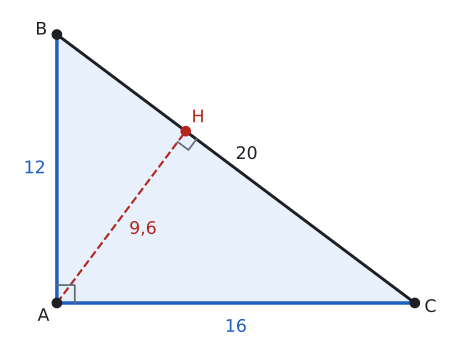

The Python source for this figure:
import sys; sys.path.insert(0, "tools")
from cizim import *

# Örnek 3: A'da dik; |AB| = 12, |AC| = 16, |BC| = 20; hipotenüse ait yükseklik 9,6.
P = lambda x, y: np.array([float(x), float(y)])
uz = lambda X, Y: float(np.linalg.norm(X - Y))
def dik(K, X, Y, r):
    """K köşesinde KX ile KY arasındaki dik açı işareti (r: kenar boyu)."""
    a_ = (X - K) / uz(X, K) * r; b_ = (Y - K) / uz(Y, K) * r
    ax.plot(*zip(K + a_, K + a_ + b_, K + b_), color=SOLUK, lw=1.3)
def kenar(X, Y, metin, G, d, renk=YAZI, fs=13):
    """[XY] kenarının ortasına, G'den uzak yana d kadar açıkta etiket."""
    M = (X + Y) / 2; t = (Y - X) / uz(X, Y); n = np.array([-t[1], t[0]])
    if np.dot(n, M - G) < 0: n = -n
    ax.text(*(M + d * n), metin, ha="center", va="center", color=renk, fontsize=fs)
def olcu(X, Y, metin, kay, renk=SOLUK, fs=13):
    """X ile Y arasında, kay vektörü kadar kaydırılmış oklu ölçü çizgisi; yazı çizginin dışında."""
    kay = np.array(kay, dtype=float); X2, Y2 = X + kay, Y + kay
    ax.annotate("", xy=Y2, xytext=X2, arrowprops=dict(arrowstyle="<->", color=renk, lw=1.2, shrinkA=0, shrinkB=0))
    for Z in (X, Y): ax.plot(*zip(Z + kay * 0.6, Z + kay * 1.4), color=renk, lw=1)
    M = (X2 + Y2) / 2 + 0.75 * kay
    ax.text(*M, metin, ha="center", va="center", color=YAZI, fontsize=fs)
def harf(X, ad, dx, dy, renk=YAZI):
    nokta(ax, *X, "", renk=renk)
    ax.text(X[0] + dx, X[1] + dy, ad, ha="center", va="center", color=renk, fontsize=13)

A, B, C = P(0, 0), P(0, 12), P(16, 0)
u = (C - B) / uz(B, C); H = B + np.dot(A - B, u) * u
print("BC", uz(B, C), "AH", round(uz(A, H), 4))
G = (A + B + C) / 3
fig, ax = sekil(6, 4.6)
ax.set_aspect("equal"); ax.axis("off")
ax.add_patch(patches.Polygon([A, B, C], closed=True, facecolor=MAVI_ACIK, edgecolor="none"))
ax.plot(*zip(A, B), color=MAVI, lw=2.6); ax.plot(*zip(A, C), color=MAVI, lw=2.6)
ax.plot(*zip(B, C), color=YAZI)
ax.plot(*zip(A, H), color=KIRMIZI, lw=1.6, ls="--")
dik(A, B, C, 0.8); dik(H, A, C, 0.6)
harf(A, "A", -0.6, -0.6); harf(B, "B", -0.7, 0.2); harf(C, "C", 0.7, -0.2); harf(H, "H", 0.55, 0.6, KIRMIZI)
ax.text(-0.5, 6, "12", ha="right", va="center", color=MAVI, fontsize=13)
ax.text(8, -0.7, "16", ha="center", va="top", color=MAVI, fontsize=13)
kenar(B, C, "20", G, 0.8)
M = (A + H) / 2
ax.text(M[0] + 0.35, M[1] - 0.55, "9,6", ha="left", va="center", color=KIRMIZI, fontsize=13)
ax.set_xlim(-2.2, 17.5); ax.set_ylim(-2.0, 13.2)
kaydet(fig, __file__)
